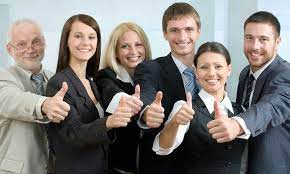
#> input picture Face Detection/sixpeople.jfif, 290 x 174 px
$ python face_detecction.py
#> lines starting #> are read from the running program, lines starting #| are printed output that depends on the picture; after the words box and inside, x2 and y2 are one past the last pixel; in counts of white or black regions, pixels touching at a corner belong together
import cv2 as cv

img = cv.imread('sixpeople.jfif')
#> img is the input picture: shape (174, 290, 3); mean B, G, R 120.8, 123.6, 127.9

gray = cv.cvtColor(img, cv.COLOR_BGR2GRAY)
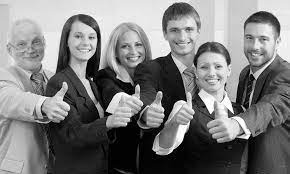
#> gray: shape (174, 290); min 0, max 255, mean 124.5

haar_cascade = cv.CascadeClassifier('haar_face.xml')

faces_rect = haar_cascade.detectMultiScale(gray, scaleFactor = 1.05, minNeighbors = 3)
#> faces_rect = [[68, 24, 33, 33], [116, 34, 32, 32], [13, 30, 34, 34], [160, 14, 42, 42], [235, 23, 42, 42], [191, 52, 40, 40]]

for (x,y,w,h) in faces_rect:
    cv.rectangle(img, (x,y), (x+w, y+h), (255,0,0), thickness = 2)
#> this loop made 6 passes
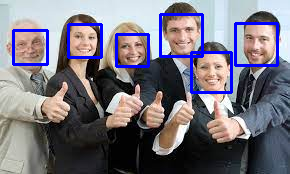
#> img: shape (174, 290, 3); 5.22% of pixels changed, all inside (x1, y1, x2, y2) = (12, 13, 279, 94)

cv.imshow('Faces Detected',img)

cv.waitKey(0)
